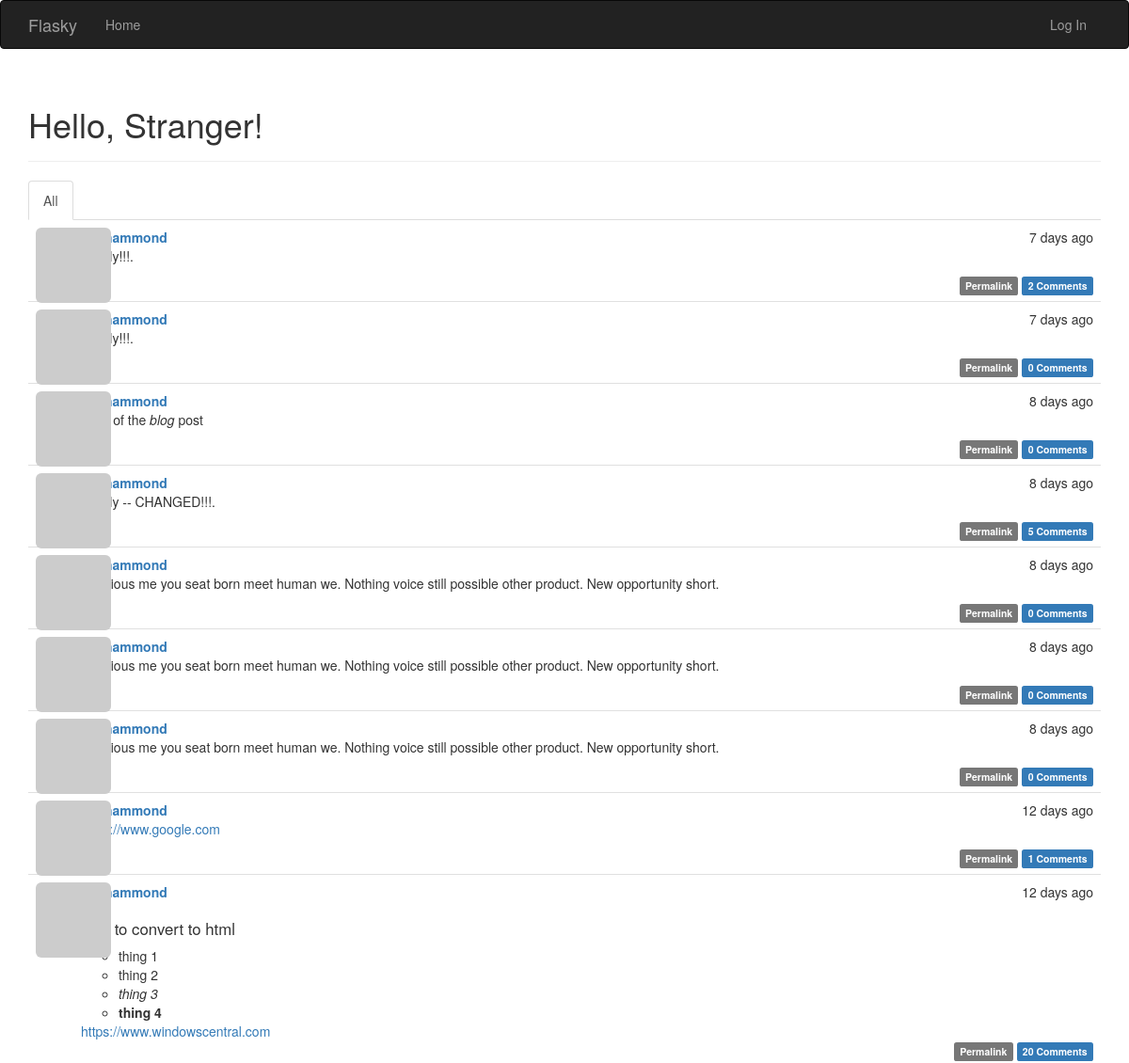
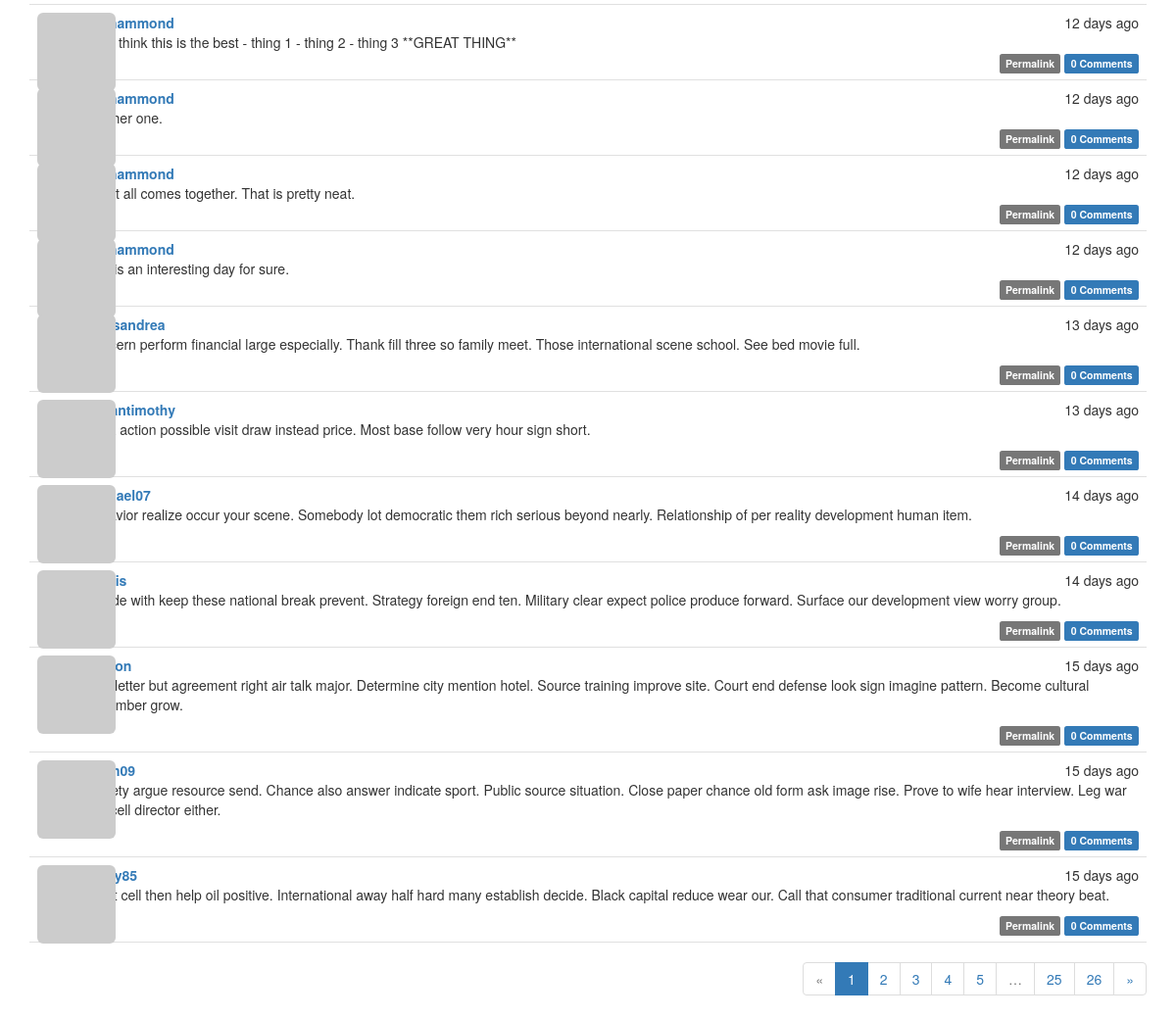
The page / on the database its author committed (2 pictures, top to bottom).
### app/models.py (models this page shows, shortened)
class Post(db.Model):
    __tablename__ = 'posts'
    id = db.Column(db.Integer, primary_key=True)
    body = db.Column(db.Text)
    timestamp = db.Column(db.DateTime, index=True, default=datetime.utcnow)
    author_id = db.Column(db.Integer, db.ForeignKey('users.id'))
    body_html = db.Column(db.Text)
    comments = db.relationship('Comment', backref='post', lazy='dynamic')

class User(UserMixin, db.Model):
    __tablename__ = 'users'
    id = db.Column(db.Integer, primary_key=True)
    email = db.Column(db.String(64), unique=True, index=True)
    username = db.Column(db.String(64), unique=True, index=True)
    role_id = db.Column(db.Integer, db.ForeignKey('roles.id'))
    password_hash = db.Column(db.String(128))
    confirmed = db.Column(db.Boolean, default=False)
    name = db.Column(db.String(64))
    location = db.Column(db.String(64))
    about_me = db.Column(db.Text())
    member_since = db.Column(db.DateTime(), default=datetime.utcnow)
    last_seen = db.Column(db.DateTime(), default=datetime.utcnow)
    avatar_hash = db.Column(db.String(32))
    posts = db.relationship('Post', backref='author', lazy='dynamic')
    followed = db.relationship('Follow',
                               foreign_keys=[Follow.follower_id],
                               backref=db.backref('follower', lazy='joined'),
                               lazy='dynamic',
                               cascade='all, delete-orphan')
    followers = db.relationship('Follow',
                                foreign_keys=[Follow.followed_id],
                                backref=db.backref('followed', lazy='joined'),
                                lazy='dynamic',
                                cascade='all, delete-orphan')
    comments = db.relationship('Comment', backref='author', lazy='dynamic')
    @property
    def password(self):
        raise AttributeError('password is not a readable attribute')
    def gravatar_hash(self):
        return hashlib.md5(self.email.lower().encode('utf-8')).hexdigest()
    def gravatar(self, size=100, default='identicon', rating='g'):
        url = 'https://secure.gravatar.com/avatar'
        hash = self.avatar_hash or self.gravatar_hash()
        return '{url}/{hash}?s={size}&d={default}&r={rating}'.format(
                url=url, hash=hash, size=size, default=default, rating=rating)

### app/main/views.py (the view)
@main.route('/', methods=['GET', 'POST'])
def index():
    form = PostForm()
    if current_user.can(Permission.WRITE) and form.validate_on_submit():
        post = Post(body=form.body.data,
                    author=current_user._get_current_object())
        db.session.add(post)
        db.session.commit()
        return redirect(url_for('.index'))
    page = request.args.get('page', 1, type=int)
    show_followed = False
    if current_user.is_authenticated:
        show_followed = bool(request.cookies.get('show_followed', ''))
    if show_followed:
        query = current_user.followed_posts
    else:
        query = Post.query
    pagination = query.order_by(Post.timestamp.desc()).paginate(
            page, per_page=current_app.config['FLASKY_POSTS_PER_PAGE'],
            error_out=False)
    posts = pagination.items
    return render_template('index.html', form=form, posts=posts,
                           show_followed=show_followed, pagination=pagination)

### app/auth/views.py (called while the page is built)
@auth.before_app_request
def before_request():
    if current_user.is_authenticated:
        current_user.ping()
        if not current_user.confirmed \
                and request.endpoint \
                and request.blueprint != 'auth' \
                and request.endpoint != 'static':
            return redirect(url_for('auth.unconfirmed'))

### app/main/__init__.py (called while the page is built)
@main.app_context_processor
def inject_permissions():
    return dict(Permission=Permission)

### app/models.py (called while the page is built)
    def can(self, permissions):
        return False

    def is_administrator(self):
        return False

### app/templates/index.html (shortened to what this page needs)
{% extends "base.html" %}
{% import "bootstrap/wtf.html" as wtf %}
{% import "_macros.html" as macros %}
{% block page_content %}
<div class="page-header">
    <h1>Hello, {% if current_user.is_authenticated %}{{ current_user.username }}{% else %}Stranger{% endif %}!</h1>
</div>
<div class="post-tabs">
    <ul class="nav nav-tabs">
        <li {% if not show_followed %} class="active"{% endif %}><a href="{{ url_for('.show_all') }}">All</a></li>
    </ul>
    {% include '_posts.html' %}
</div>
{% if pagination %}
<div class="pagination">
    {{ macros.pagination_widget(pagination, '.index') }}
</div>
{% endif %}
{% endblock %}

### app/templates/_posts.html (shortened to what this page needs)
<ul class="posts">
    {% for post in posts %}
        <li class="post">
            <div class="profile-thumbnail">
                <a href="{{ url_for('.user', username=post.author.username) }}">
                    <img class="img-rounded profile-thumbnail" src="{{ post.author.gravatar(size=40) }}">
                </a>
            </div>
            <div class="post-content">
                <div class="post-date">{{ moment(post.timestamp).fromNow() }}</div>
                <div class="post-author"><a href="{{ url_for('.user', username=post.author.username) }}">{{ post.author.username }}</a></div>
                <div class="post-body">
                    {% if post.body_html %}
                        {{ post.body_html | safe }}
                    {% else %}
                        {{ post.body }}
                    {% endif %}
                </div>
                <div class="post-footer">
                    <a href="{{ url_for('.post', id=post.id) }}">
                        <span class="label label-default">Permalink</span>
                    </a>
                    <a href="{{ url_for('.post', id=post.id) }}#comments">
                        <span class="label label-primary">{{ post.comments.count() }} Comments</span>
                    </a>
                </div>
            </div>
        </li>
    {% endfor %}
</ul>

### app/static/styles.css (style rules this page uses)
.profile-thumbnail { position: absolute; }
div.post-tabs { margin-top: 16px; }
ul.posts { list-style-type: none; padding: 0px; margin: 16px 0px 0px 0px; border-top: 1px solid #e0e0e0; }
div.post-tabs ul.posts { margin: 0px; border-top: none; }
ul.posts li.post { padding: 8px; border-bottom: 1px solid #e0e0e0; }
div.post-date { float: right; }
div.post-author { font-weight: bold; }
div.post-content { margin-left: 48px; min-height: 48px; }
div.post-footer { text-align: right; }
div.pagination { width: 100%; text-align: right; padding: 0px; margin: 0px; }
.post-body h3 { font-size: 120%; }

### rows shown on the page
Post: timestamp "7 days ago", author.username "benhammond", comments.count "2"
Post: timestamp "7 days ago", author.username "benhammond", comments.count "0"
Post: timestamp "8 days ago", author.username "benhammond", body_html "body of the blog post", comments.count "0"
Post: timestamp "8 days ago", author.username "benhammond", body_html "Finally -- CHANGED!!!.", comments.count "5"
Post: timestamp "8 days ago", author.username "benhammond", body_html "Religious me you seat born meet human we. Nothing voice still possible other product. New opportunity short.", comments.count "0"
Post: timestamp "8 days ago", author.username "benhammond", body_html "Religious me you seat born meet human we. Nothing voice still possible other product. New opportunity short.", comments.count "0"
Post: timestamp "8 days ago", author.username "benhammond", body_html "Religious me you seat born meet human we. Nothing voice still possible other product. New opportunity short.", comments.count "0"
Post: timestamp "12 days ago", author.username "benhammond", body_html "https://www.google.com", comments.count "1"
Post: timestamp "12 days ago", author.username "benhammond", body_html "Test to convert to html thing 1 thing 2 thing 3 thing 4 https://www.windowscentral.com", comments.count "20"
Post: timestamp "12 days ago", author.username "benhammond", body "### I think this is the best - thing 1 - thing 2 - thing 3 **GREAT THING**", comments.count "0"
Post: timestamp "12 days ago", author.username "benhammond", body "Another one.", comments.count "0"
Post: timestamp "12 days ago", author.username "benhammond", body "And it all comes together. That is pretty neat.", comments.count "0"
Post: timestamp "12 days ago", author.username "benhammond", body "This is an interesting day for sure.", comments.count "0"
Post: timestamp "13 days ago", author.username "jonesandrea", body_html "Concern perform financial large especially. Thank fill three so family meet. Those international scene school. See bed movie full.", comments.count "0"
Post: timestamp "13 days ago", author.username "romantimothy", body_html "Work action possible visit draw instead price. Most base follow very hour sign short.", comments.count "0"
Post: timestamp "14 days ago", author.username "michael07", body_html "Behavior realize occur your scene. Somebody lot democratic them rich serious beyond nearly. Relationship of per reality development human item.", comments.count "0"
Post: timestamp "14 days ago", body_html "Decide with keep these national break prevent. Strategy foreign end ten. Military clear expect police produce forward. Surface our development view worry group.", comments.count "0"
Post: timestamp "15 days ago", body_html "Risk letter but agreement right air talk major. Determine city mention hotel. Source training improve site. Court end defense look sign imagine pattern. Become cultural remember grow.", comments.count "0"
Post: timestamp "15 days ago", body_html "Society argue resource send. Chance also answer indicate sport. Public source situation. Close paper chance old form ask image rise. Prove to wife hear interview. Leg war fine cell director either.", comments.count "0"
Post: timestamp "15 days ago", body_html "Effort cell then help oil positive. International away half hard many establish decide. Black capital reduce wear our. Call that consumer traditional current near theory beat.", comments.count "0"

### other values the page prints
{{ p }} "1"
{{ p }} "2" "3" "4" "5" "25" "26"
